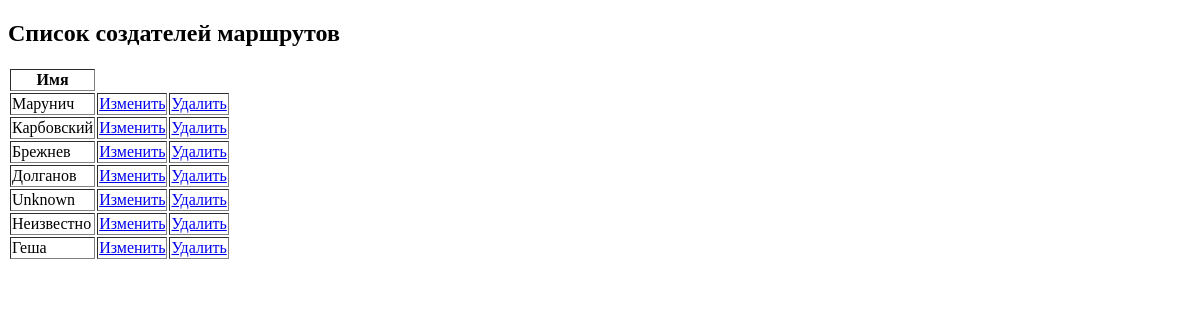
Page /bolters_list/ on the earlier database version.
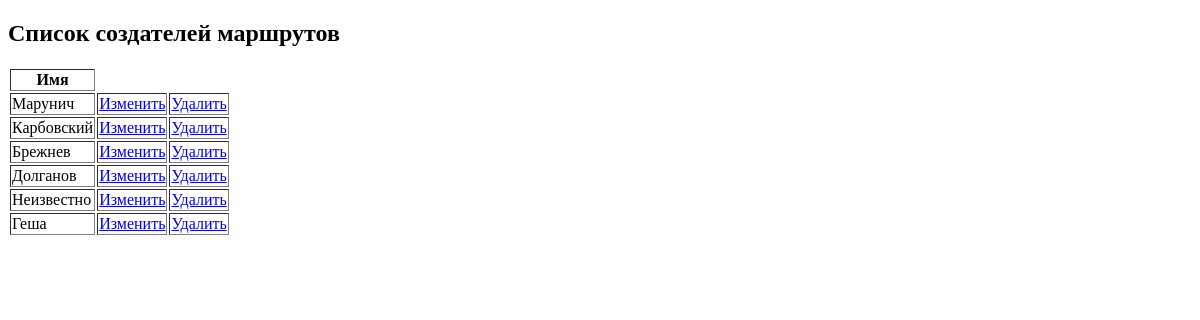
Same page on the later database version.
### data/models.py (models this page shows, shortened)
class Bolted_By(models.Model):
    name=models.CharField(max_length=50,verbose_name='Имя пробившего маршрут',default='Неизвестно')

### data/views.py (the view)
# urls.py: path('bolters_list/',views.bolters_list_view,name='bolters_list_view'),
def bolters_list_view(request):
    data=Bolted_By.objects.all()
    return render(request,'bolters_list.html',{'data':data})

### templates/bolters_list.html (shortened to what this page needs)
<!DOCTYPE html>
<html>
<head>
</head>
<body class="container">
    <h2>Список создателей маршрутов</h2>
    <table border=1 frame=void >
        <tr><th>Имя</th></tr>
        {% for bolter in data %}
        <tr><td>{{ bolter.name}}</td>
        <td><a href="edit_bolter/{{bolter.id}}">Изменить</a> </td>
        <td><a href="delete_bolter/{{bolter.id}}">Удалить</a> </td>
        </tr>
        {% endfor %}
    </table>
</body>
</html>

Differences in the rows shown:
removed Bolted_By: name "Unknown"
